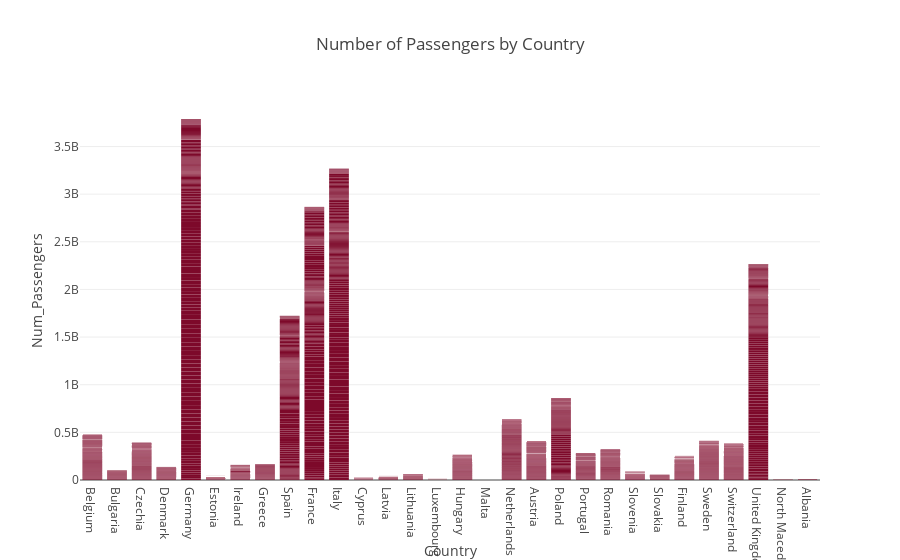

Here is the notebook cell this chart was saved with:
### Code cell
passenger_df['Country'] = passenger_df['Country'].astype(str)

fig = px.bar(passenger_df, x = 'Country', y = 'Num_Passengers', title = 'Number of Passengers by Country', color_discrete_sequence=["#7D092A"])
fig.show()

### Figure 1 — Plotly figure (JSON) as saved in the notebook; plotly's stock layout.template omitted (floating-point values rounded to 4 significant figures; data arrays with more than 128 entries replaced by an {"elided": "..."} marker saying what was removed)
{"data": [{"alignmentgroup": "True", "hovertemplate": "Country=%{x}<br>Num_Passengers=%{y}<extra></extra>", "legendgroup": "", "marker": {"color": "#7D092A", "pattern": {"shape": ""}}, "name": "", "offsetgroup": "", "orientation": "v", "showlegend": false, "textposition": "auto", "type": "bar", "x": {"elided": "5438 str values"}, "xaxis": "x", "y": {"elided": "5438 int values"}, "yaxis": "y"}], "layout": {"barmode": "relative", "legend": {"tracegroupgap": 0}, "title": {"text": "Number of Passengers by Country"}, "xaxis": {"anchor": "y", "domain": [0, 1], "title": {"text": "Country"}}, "yaxis": {"anchor": "x", "domain": [0, 1], "title": {"text": "Num_Passengers"}}}}
